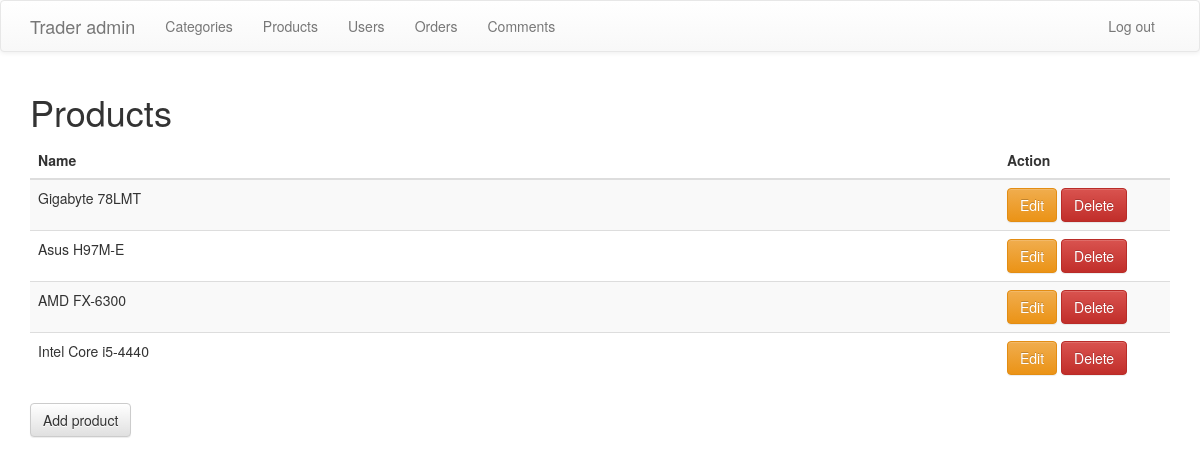
/admin/products.php, run on the app's committed database.
### tables this page shows
CREATE TABLE IF NOT EXISTS `products` (
  `product_id` int(11) NOT NULL AUTO_INCREMENT,
  `category_id` int(11) NOT NULL,
  `name` varchar(255) NOT NULL,
  `description` text NOT NULL,
  `price` int(11) NOT NULL,
  `stock` int(11) NOT NULL,
  `image` varchar(255) NOT NULL,
  `sold` int(11) NOT NULL DEFAULT '0',
  PRIMARY KEY (`product_id`)
);

### admin/products.php (the view, shortened to what this page needs)
<?php
include('config.php');
?>
<!DOCTYPE html>
<html lang="en">
<head>
	<link rel="stylesheet" href="https://maxcdn.bootstrapcdn.com/bootstrap/3.3.4/css/bootstrap.min.css">
	<link rel="stylesheet" href="https://maxcdn.bootstrapcdn.com/bootstrap/3.3.4/css/bootstrap-theme.min.css">
</head>
<body>
	<?php include('template_parts/header.php'); ?>
	<div class="container">
		<h1>Products</h1>
		<table class="table table-striped">
			<thead>
				<tr>
					<th width="85%">Name</th>
					<th>Action</th>
				</tr>
			</thead>
			<tbody>
				<?php
				$products = $db->query("SELECT * FROM products ORDER BY product_id DESC");
				while($row = $products->fetch_assoc()) {
				?>
				<tr>
					<td><?php echo $row['name'] ?></td>
					<td>
						<a href="edit_product.php?product_id=<?php echo $row['product_id']; ?>" class="btn btn-warning">Edit</a>
						<a href="delete_product.php?product_id=<?php echo $row['product_id']; ?>" class="btn btn-danger">Delete</a>
					</td>
				</tr>
				<?php
				}
				?>
			</tbody>
		</table>
		<a href="add_product.php" class="btn btn-default">Add product</a>
	</div>
</body>
</html>

### data on the page
products: name "Gigabyte 78LMT"
products: name "Asus H97M-E"
products: name "AMD FX-6300"
products: name "Intel Core i5-4440"
